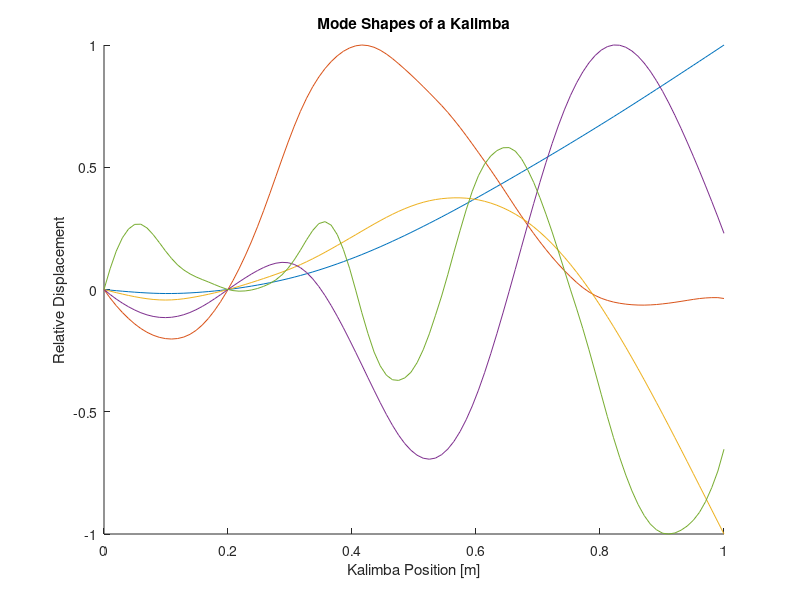
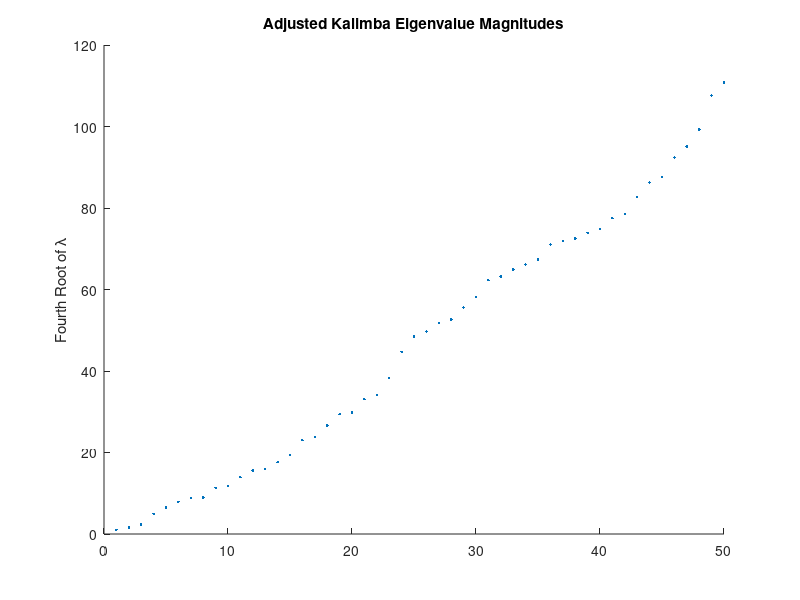

Source code (MATLAB) for these figures, in order: (Note: this script raises an error after producing the figures.)
clc; clear all;
addpath('Functions\');
%% KalimbaNumericFEM.m
%  Joseph Anthony
%
% Created:         7/16/25
% Last Modified:   7/23/25
%
% Description: Numerically solves the Euler-Bernoulli beam equation 
%   for a kalimba using numeric FEM and with piecewise functions, 
%   determines the solution structure, and installs a time-domain solution.
%
%% Flags
FLAG.DISPLAY_MODES = true;
FLAG.DISPLAY_SPECTRUM = true;
FLAG.CALCULATE_TIMESOLVER = true;
FLAG.CALCULATE_ASPECTRA = false;

%% Parameters
n = 100;          % Mesh size, number of interior points
shapes = 50;      % Number of shape functions

L = 1;           % Beam length
a = L/5;          % Position of the simple support
modeCount = 5;    % Number of displayed modes

spectra = 100;    % Number of a values to calculate for spectra

beta = 0;        % Linear damping coefficient
IC_disp = .1;     % IC: Displacement [m]
timespan = 1;     % Maximum time value, [s]
factor = 100;     % Scaling factor for K

%% Generate Modes
xvals = linspace(0,L,n+2);
deltax = mean(diff(xvals));
h = L/(shapes+1);

basis = zeros(shapes,n+2);
Dbasis = zeros(shapes, n+1);
D2basis = zeros(shapes,n);

% Basis = sin(i²x)(x-a)
for i = 1:shapes
    basis(i,:) = sin(i^2*xvals).*(xvals-a*ones(1,n+2));
end


% Generate derivatives
for i = 1:shapes
    Dbasis(i,:) = diff(basis(i,:))/deltax;
    D2basis(i,:) = diff(Dbasis(i,:))/deltax;
end  

% Build matrices
K = zeros(shapes);
for row = 1:shapes
    for col = 1:row
        K(row,col) = trapz(xvals(2:end-1), D2basis(row,:).*D2basis(col,:));
        M(row, col) = trapz(xvals, basis(row,:).*basis(col,:));
    end
end

K = K + K' - diag(diag(K));
M = M + M' - diag(diag(M));

% Determine sorted eigenbasis
[evecs, evals] = eig(K);
[~, index] = sort(diag(abs(evals))); 
evals = evals(index,index);
evecs = evecs(:, index);

% Display mode shapes
modeshapes = basis'*evecs;
modeshapes = modeshapes';

for i = 1:modeCount
    modeshapes(i,:) = modeshapes(i,:)/max(abs(modeshapes(i,:)));
end

if FLAG.DISPLAY_MODES
    figure();
    hold on
    for i = 1:modeCount
        plot(xvals, modeshapes(i,:));
    end
    xlabel("Kalimba Position [m]");
    ylabel("Relative Displacement");
    title("Mode Shapes of a Kalimba");
end

% Plot eigenvalue spectrum
espectrum = abs(diag(evals))/abs(evals(1,1));
scaled_espectrum = espectrum.^(1/4);

if FLAG.DISPLAY_SPECTRUM
    figure();
    hold on
    plot(scaled_espectrum, "LineStyle", "none", "Marker", ".");
    title("Adjusted Kalimba Eigenvalue Magnitudes");
    ylabel("Fourth Root of λ");
end

%% Time-Domain Solver
% IC Based on cantilever beam
% (https://mechanicalc.com/reference/beam-deflection-tables)
if FLAG.CALCULATE_TIMESOLVER
    K_scaled = -K * factor;

    % Install ICs
    lever_length = (L-a);
    lever_constant = IC_disp/(2*lever_length^3);
    
    IC_beam = xvals;
    for ind = 1:length(xvals)
        if xvals(ind) < a
            IC_beam(ind) = 0;
        else
            IC_beam(ind) = lever_constant*(xvals(ind)-a)^2*(3*lever_length-(xvals(ind)-a));
        end
    end
    
    % Find closest shape vector
    IC_shapes = [lsqr(basis', IC_beam')', zeros(1,shapes)];
    
    % Solve shape vector and translate to displacement
    [t,y] = ode45(@(t,y) odefcn_2orderFEM(t, y, K_scaled, M, beta), [0 timespan], IC_shapes);
    solution_beam = y(:,1:shapes)*basis;

    % Plot solution over time
    figure();
    surf(xvals,t,solution_beam, "LineStyle","none");
    camlight('headlight');
    title('Beam Displacement over Time');
    xlabel('Beam Position [m]');
    ylabel('Time [sec]');
    zlabel('Displacement [m]');
end

%% Recompute FEM for different values a
if FLAG.CALCULATE_ASPECTRA
    a_vec = linspace(L/(spectra+1), L-L/(spectra+1), spectra); % All positions of the simple support
    for iteration = 1:length(a_vec)
        a = a_vec(iteration);

        % Basis = sin(i²x)(x-a)
        for i = 1:shapes
            basis(i,:) = sin(i^2.*xvals).*(xvals-a*ones(1,n+2));
            Dbasis(i,:) = diff(basis(i,:))/deltax;
            D2basis(i,:) = diff(Dbasis(i,:))/deltax;
        end  

        % Build K
        K = zeros(shapes);
        for row = 1:shapes
            for col = 1:row
                K(row,col) = trapz(xvals(2:end-1), D2basis(row,:).*D2basis(col,:));
            end
        end
        K = K + K' - diag(diag(K));
        
        % Determine sorted eigenbasis
        [evecs, evals] = eig(K);
        [~, index] = sort(diag(abs(evals))); 
        evals = evals(index,index);
        evecs = evecs(:, index);
        
        % Find eigenvalue spectrum
        espectrum = abs(diag(evals))/abs(evals(1,1));
        scaled_espectrum = espectrum.^(1/4);
    
        full_aspectra(iteration,:) = scaled_espectrum;
    end
    figure();
    surf(full_aspectra);
end

